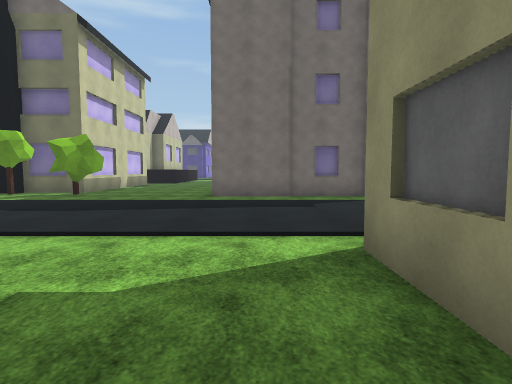
View 1 (above)

24 first-person views from a walk through a scene from a Unity 3-D project. The camera is 1.4 m above the floor, tilts 4° down and sees 80° across. The floor is counted in squares, 1.8 m on a side. Each view is taken from the middle of a square. On the plan, view 1 faces up. The plan holds only what a view shows up to about 11 squares ahead; the rest is blank. The place goes on beyond the plan. Flat ground stands in for the terrain. The player is left out. Some animated figures are not drawn. Surface patterns are stand-ins for the level's own textures.

View 2
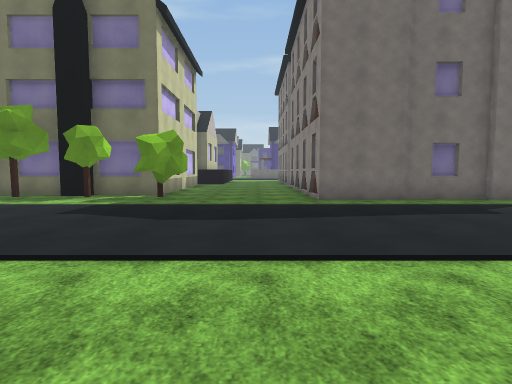

View 3
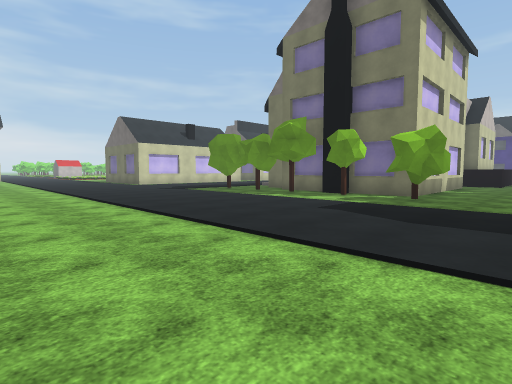

View 4
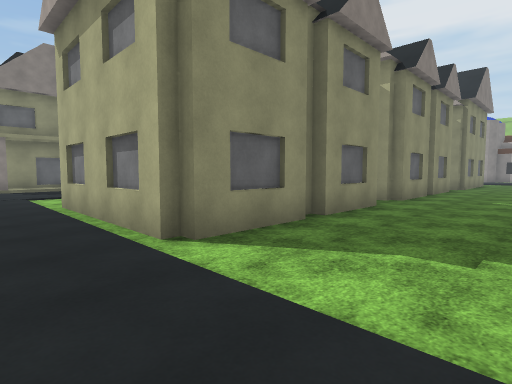

View 5
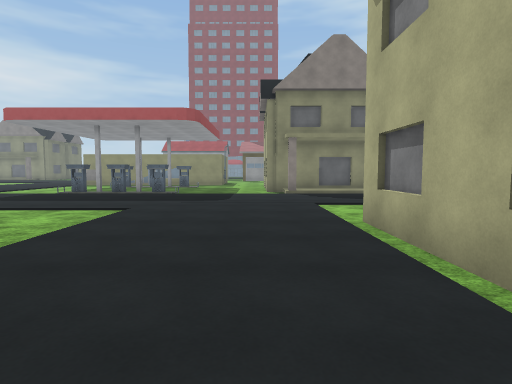

View 6
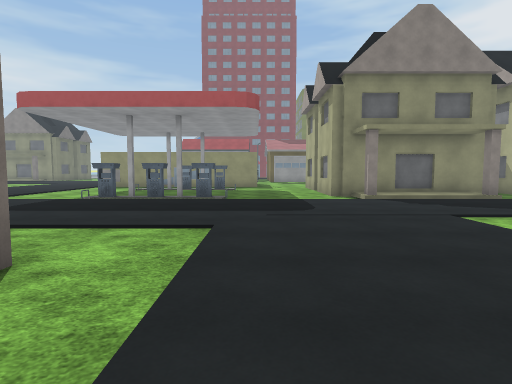

View 7
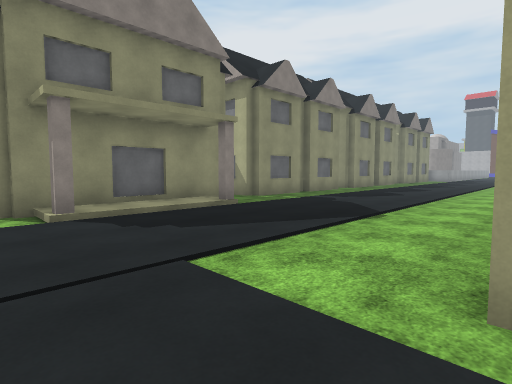

View 8
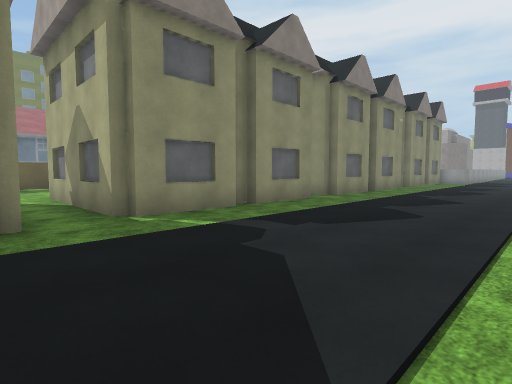

View 9
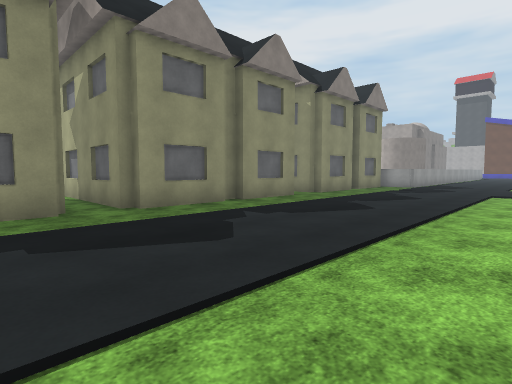

View 10
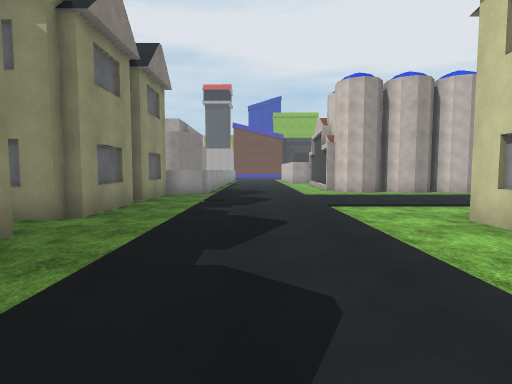

View 11
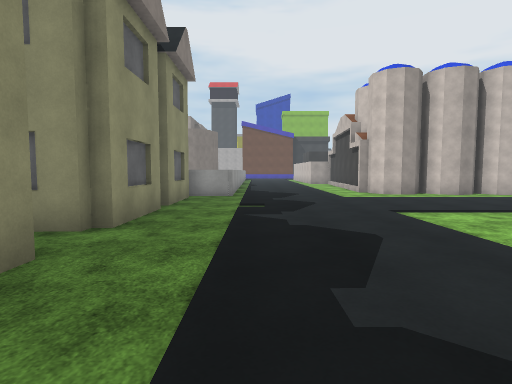

View 12
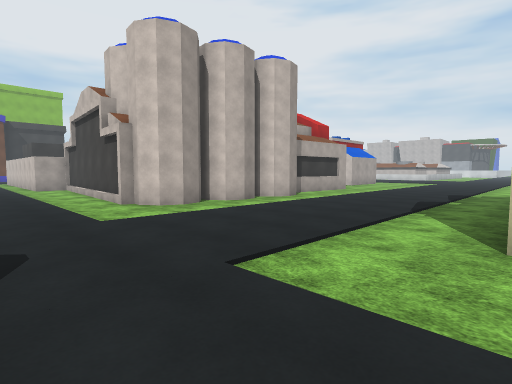

View 13
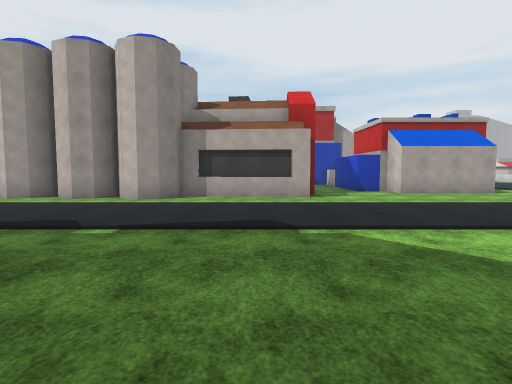

View 14
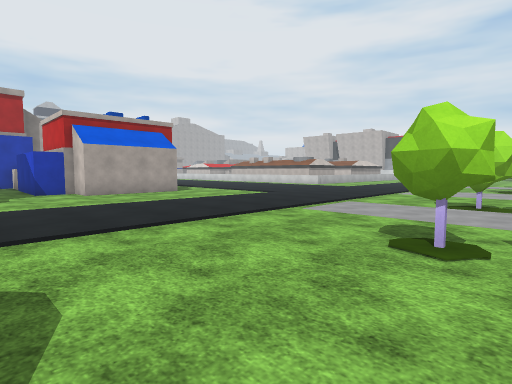

View 15
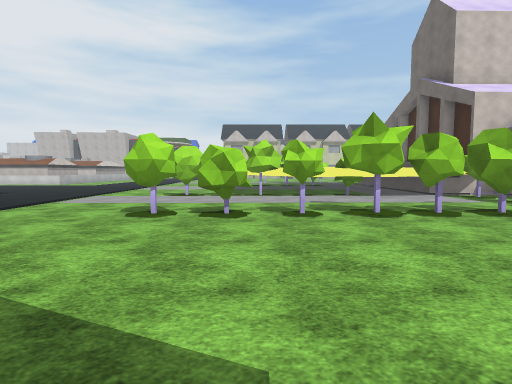

View 16
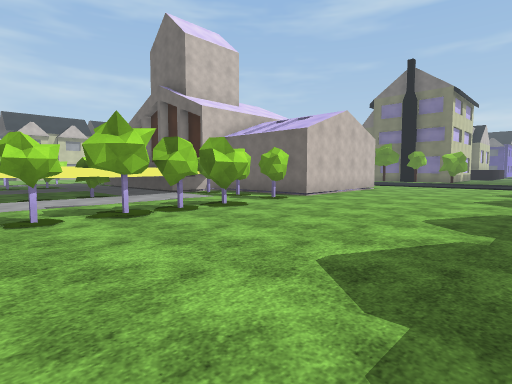

View 17
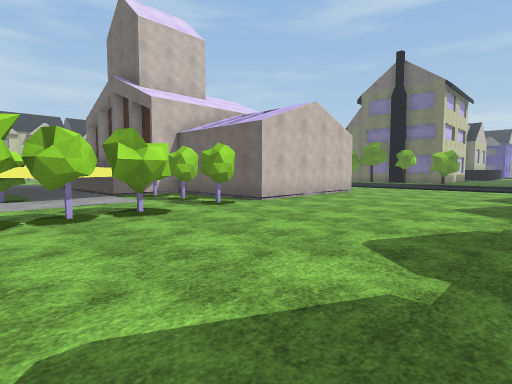

View 18
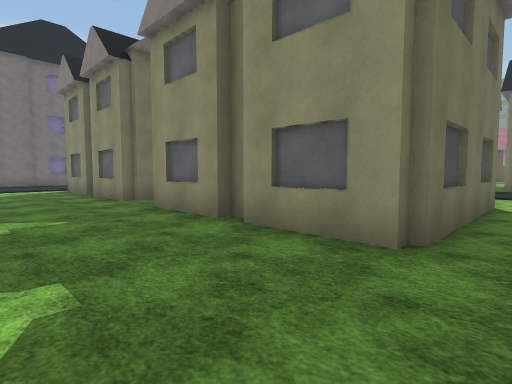

View 19
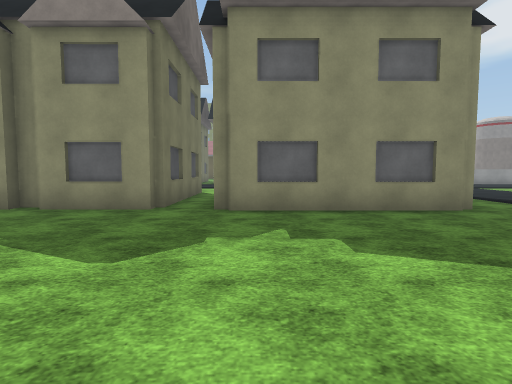

View 20
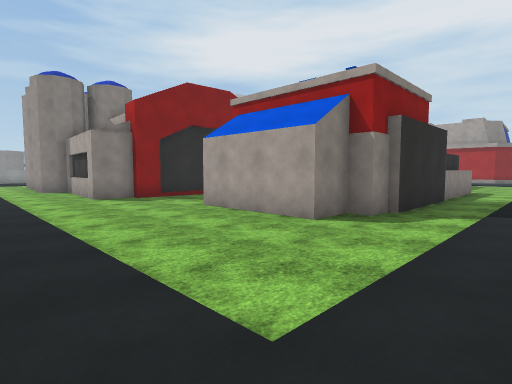

View 21
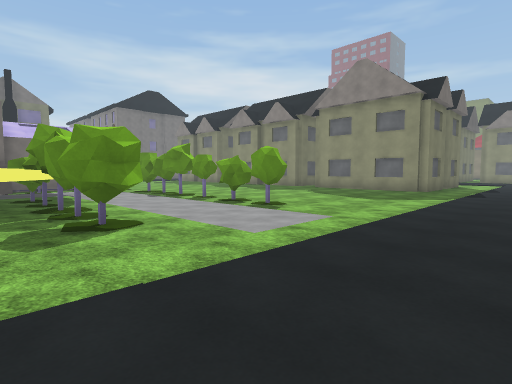

View 22
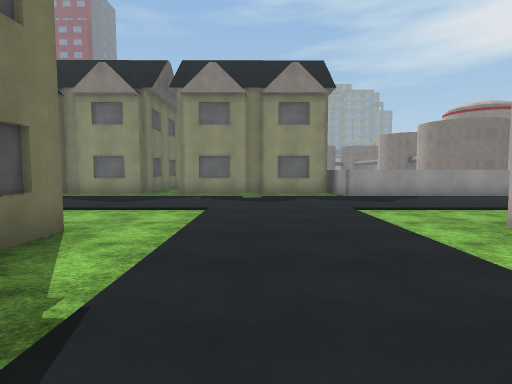

View 23
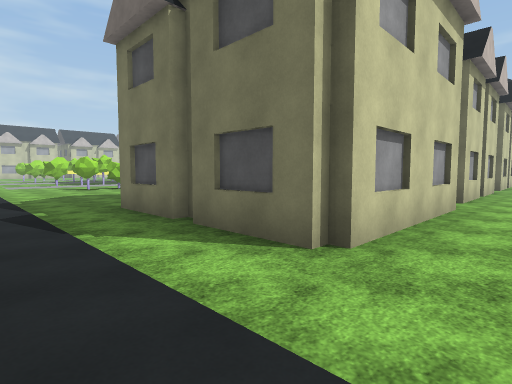

View 24
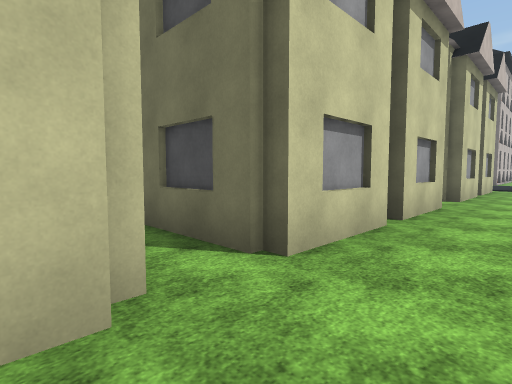

### Floor plan
Key: @ floor where view 1 was taken; # wall or solid block; x gap in a wall; . main floor; : floor 0.25 m higher than the main floor; / step, stairs or slope; ^ raised ledge; H house.
Columns run from 12 left of view 1 to 14 right of it. Each row starts with its distance up from view 1.
 15        ..                ..
 14        ..               ...
 13       #..             .....
 12       #....#         ....
 11  ######....#       .....#..
 10  H..H.#H...H  ##  ......x..
  9  .....H......... .......#.
  8  ..........................
  7 ...........................
  6 ...........................
  5 ...........................
  4 ......................../H#
  3 .............######..... H
  2 .............#    H..... H
  1     .........#    #..... H
  0      #......@#    #...../#
 -1      #.......#    #........
 -2      #.......##   #.......#
 -3      #........    .......H
 -4  #####.......##   #......#
 -5  ##.##.......#    #......#
 -6 ^^#.##.......#    #......#
 -7 ^ ^//x.......#    #......#
 -8   ^::##......#    H........
 -9  ^^^:##......######......##
-10  ^^::#...................#
-11  ^^::.#......#    #......#
-12  ^#::.x......#    #......#
-13  .#::.x......#    #......H
-14 ..#::.#......#    #.......
-15 ...::........#H####.......H
-16 ...::....................#
-17 .........................#
-18 ..........................
-19 .........................#
-20 .........................H
-21 ........................##
-22 ..........#########.....#
-23 ..........#       ##....#
-24 ...####...#       #.....#
-25  ..#  ##.##       #.....#
-26  ..#   #.         #...  #

Where each view was taken, in squares from view 1:
view 1: 0 up, 0 right, facing up
view 2: 1 up, 3 left, facing up
view 3: 1 up, 3 left, facing up-left
view 4: 5 up, 2 left, facing down-right
view 5: 5 up, 1 right, facing right
view 6: 7 up, 3 right, facing right
view 7: 5 up, 6 right, facing down-right
view 8: 0 up, 8 right, facing down-right
view 9: 6 down, 7 right, facing down-right
view 10: 10 down, 10 right, facing down
view 11: 11 down, 11 right, facing down
view 12: 15 down, 10 right, facing down-left
view 13: 13 down, 1 left, facing down
view 14: 13 down, 3 left, facing down-left
view 15: 12 down, 1 left, facing left
view 16: 12 down, 1 left, facing up-left
view 17: 10 down, 1 left, facing up-left
view 18: 10 down, 2 left, facing up-right
view 19: 11 down, 5 left, facing right
view 20: 19 down, 12 left, facing down-right
view 21: 19 down, 12 left, facing up-right
view 22: 18 down, 2 right, facing right
view 23: 18 down, 8 right, facing up-left
view 24: 11 down, 8 right, facing up-left
